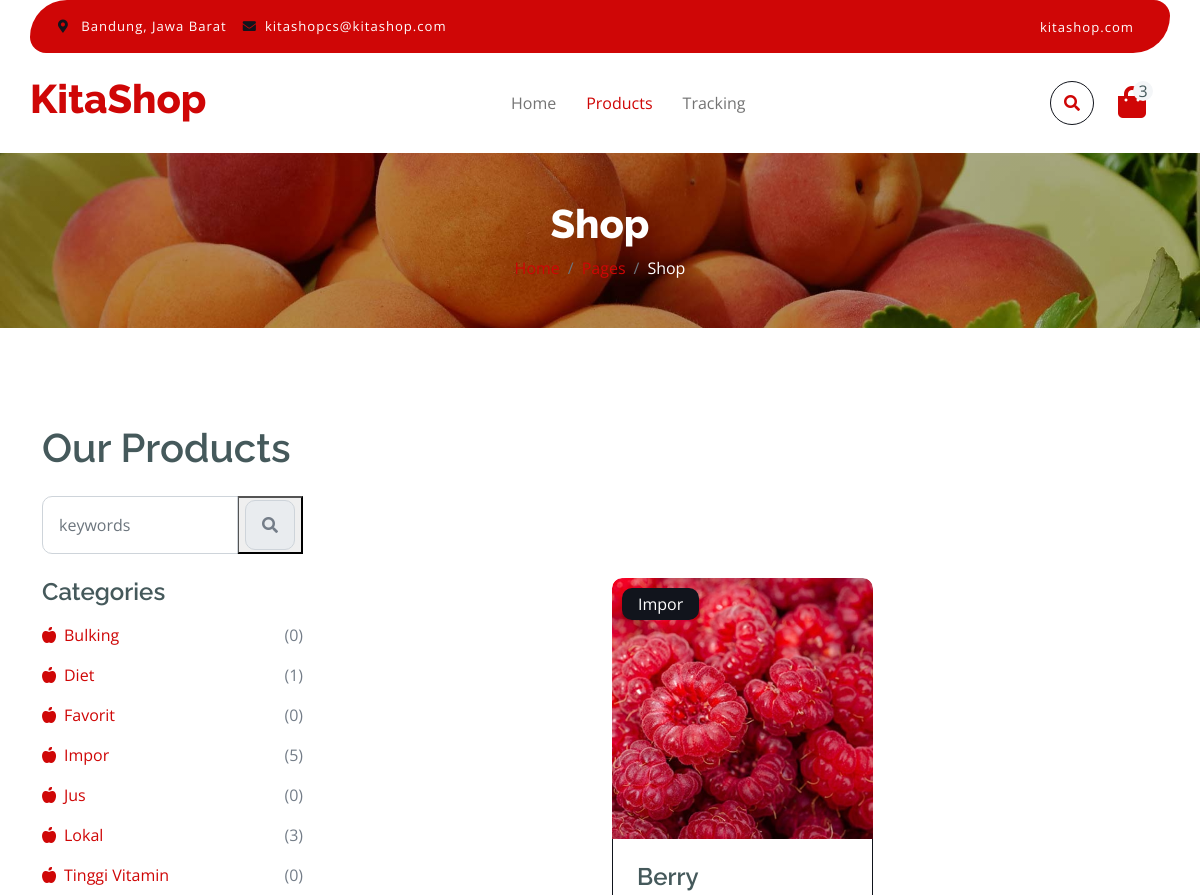
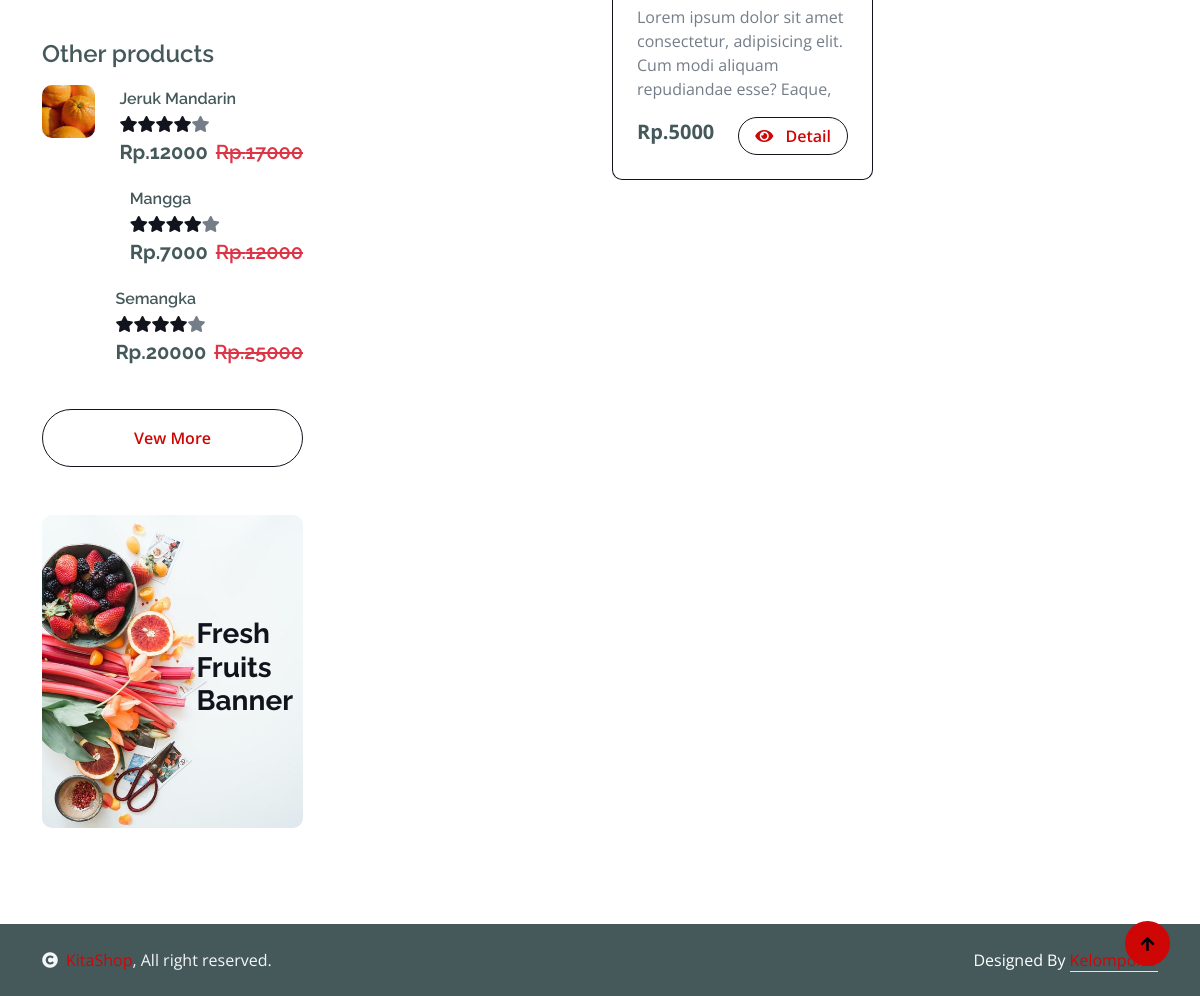
/search.php?keyword=Berry, run on the app's committed database (2 pictures, top to bottom).
### tables this page shows
CREATE TABLE `category` (
  `category_id` int(11) NOT NULL,
  `category_name` varchar(23) NOT NULL
);

CREATE TABLE `product` (
  `product_id` int(11) NOT NULL,
  `product_name` varchar(56) NOT NULL,
  `product_pict` text NOT NULL,
  `product_description` text NOT NULL,
  `product_category` int(11) NOT NULL,
  `product_sub_category` int(11) DEFAULT NULL,
  `product_price` int(11) NOT NULL,
  `product_stock` int(11) NOT NULL,
  `product_status` int(2) NOT NULL
);

### function/search.php (called while the page is built)
<?php
require_once './config/database.php';
function read($keyword)
{
    global $conn;
    $query = "SELECT product_id, product_name, product_pict, product_description, product_category, product_price, category_name
              FROM product
              JOIN category ON product.product_category = category.category_id
              WHERE product_status = 1 AND product_name LIKE '%$keyword%' OR category_name LIKE '%$keyword%' OR product_description LIKE '%$keyword%'
              ORDER BY product_id DESC";
    $result = mysqli_query($conn, $query);
    $rows = [];
    while ($row = mysqli_fetch_assoc($result)) {
        $rows[] = $row;
    }
    return $rows;
}
function other()
{
    global $conn;
    $query = "SELECT product_id, product_name, product_pict, product_description, product_category, product_price, category_name FROM product JOIN category ON product.product_category = category.category_id WHERE product_status = 1 ORDER BY product_id DESC LIMIT 3";
    $result = mysqli_query($conn, $query);
    $rows = [];
    while ($row = mysqli_fetch_assoc($result)) {
        $rows[] = $row;
    }
    return $rows;
}
function category()
{
    global $conn;
    $query = "SELECT c.category_id, c.category_name, COUNT(p.product_id) AS total_product
              FROM category c
              LEFT JOIN product p ON p.product_category = c.category_id
              GROUP BY c.category_id, c.category_name
              ORDER BY c.category_name ASC";
    $result = mysqli_query($conn, $query);
    $rows = [];
    while ($row = mysqli_fetch_assoc($result)) {
        $rows[] = $row;
    }
    return $rows;
}

### search.php (the view, shortened to what this page needs)
<?php
require_once 'function/search.php';
?>
<!DOCTYPE html>
<html lang="en">
<?php
require_once 'layout/header.php';
?>
<body>
    <?php
    require_once 'layout/header.php';
    ?>
    <?php
    require_once 'layout/navbar.php';
    ?>
    <div class="container-fluid page-header py-5">
        <h1 class="text-center text-white display-6">Shop</h1>
        <ol class="breadcrumb justify-content-center mb-0">
            <li class="breadcrumb-item"><a href="#">Home</a></li>
            <li class="breadcrumb-item"><a href="#">Pages</a></li>
            <li class="breadcrumb-item active text-white">Shop</li>
        </ol>
    </div>
    <div class="container-fluid fruite py-5">
        <div class="container py-5">
            <h1 class="mb-4">Our Products</h1>
            <div class="row g-4">
                <div class="col-lg-12">
                    <div class="row g-4 mb-4">
                        <div class="col-xl-3">
                            <form action="" action="POST">
                                <div class="input-group w-100 mx-auto d-flex">
                                    <input type="search" class="form-control p-3" name="keyword" placeholder="keywords" aria-describedby="search-icon-1">
                                    <button type="submit" name="search">
                                        <span id="search-icon-1" class="input-group-text p-3"><i class="fa fa-search"></i></span>
                                    </button>
                                </div>
                            </form>
                        </div>
                        <div class="col-6"></div>
                        <div class="col-xl-3">
                        </div>
                    </div>
                    <div class="row g-4">
                        <div class="col-lg-3">
                            <div class="row g-4">
                                <div class="col-lg-12">
                                    <div class="mb-3">
                                        <h4>Categories</h4>
                                        <ul class="list-unstyled fruite-categorie">
                                            <?php
                                            $rows = category();
                                            foreach ($rows as $row) {
                                            ?>
                                                <li>
                                                    <div class="d-flex justify-content-between fruite-name">
                                                        <a href="#"><i class="fas fa-apple-alt me-2"></i><?= $row['category_name']; ?></a>
                                                        <span>(<?= $row['total_product']; ?>)</span>
                                                    </div>
                                                </li>
                                            <?php } ?>
                                        </ul>
                                    </div>
                                </div>
                                <div class="col-lg-12">
                                    <h4 class="mb-3">Other products</h4>
                                    <?php
                                    $rows = other();
                                    foreach ($rows as $row) {
                                    ?>
                                        <div class="d-flex align-items-center justify-content-start">
                                            <div class="rounded me-4" style="width: 100px; height: 100px;">
                                                <img src="./assets/uploads/<?= $row['product_pict']; ?>" class="img-fluid rounded" alt="">
                                            </div>
                                            <div>
                                                <h6 class="mb-2"><?= $row['product_name']; ?></h6>
                                                <div class="d-flex mb-2">
                                                    <i class="fa fa-star text-secondary"></i>
                                                    <i class="fa fa-star text-secondary"></i>
                                                    <i class="fa fa-star text-secondary"></i>
                                                    <i class="fa fa-star text-secondary"></i>
                                                    <i class="fa fa-star"></i>
                                                </div>
                                                <div class="d-flex mb-2">
                                                    <h5 class="fw-bold me-2">Rp.<?= $row['product_price']; ?></h5>
                                                    <h5 class="text-danger text-decoration-line-through">Rp.<?= $row['product_price'] + 5000; ?></h5>
                                                </div>
                                            </div>
                                        </div>
                                    <?php } ?>
                                    <div class="d-flex justify-content-center my-4">
                                        <a href="product.php" class="btn border border-secondary px-4 py-3 rounded-pill text-primary w-100">Vew More</a>
                                    </div>
                                </div>
                                <div class="col-lg-12">
                                    <div class="position-relative">
                                        <img src="./assets/frontend/img/banner-fruits.jpg" class="img-fluid w-100 rounded" alt="">
                                        <div class="position-absolute" style="top: 50%; right: 10px; transform: translateY(-50%);">
                                            <h3 class="text-secondary fw-bold">Fresh <br> Fruits <br> Banner</h3>
                                        </div>
                                    </div>
                                </div>
                            </div>
                        </div>
                        <div class="col-lg-9">
                            <div class="row g-4 justify-content-center">
                                <?php
                                $keyword = $_GET['keyword'];
                                $rows = read($keyword);
                                foreach ($rows as $row) {
                                ?>
                                    <div class="col-md-6 col-lg-6 col-xl-4">
                                        <div class="rounded position-relative fruite-item">
                                            <div class="fruite-img">
                                                <img src="./assets/uploads/<?= $row['product_pict']; ?>" class="img-fluid w-100 rounded-top" alt="">
                                            </div>
                                            <div class="text-white bg-secondary px-3 py-1 rounded position-absolute" style="top: 10px; left: 10px;"><?= $row['category_name']; ?></div>
                                            <div class="p-4 border border-secondary border-top-0 rounded-bottom">
                                                <h4><?= $row['product_name']; ?></h4>
                                                <p><?= substr($row['product_description'], 0, 100); ?></p>
                                                <div class="d-flex justify-content-between flex-lg-wrap">
                                                    <p class="text-dark fs-5 fw-bold mb-0">Rp.<?= $row['product_price']; ?></p>
                                                    <a href="detail.php?id=<?= $row['product_id']; ?>" class="btn border border-secondary rounded-pill px-3 text-primary"><i class="fa fa-eye me-2 text-primary"></i> Detail</a>
                                                </div>
                                            </div>
                                        </div>
                                    </div>
                                <?php } ?>
                            </div>
                        </div>
                    </div>
                </div>
            </div>
        </div>
    </div>
    <?php
    require_once 'layout/footer.php';
    ?>
    <a href="#" class="btn btn-primary border-3 border-primary rounded-circle back-to-top"><i class="fa fa-arrow-up"></i></a>
</body>
</html>

### assets/frontend/css/style.css (style rules this page uses)
.back-to-top { position: fixed; right: 30px; bottom: 30px; display: flex; width: 45px; height: 45px; align-items: center; justify-content: center; transition: 0.5s; z-index: 99; }
.btn { font-weight: 600; transition: 0.5s; }
.btn.border-secondary { transition: 0.5s; }
.page-header { position: relative; background: linear-gradient(rgba(0, 0, 0, 0.3), rgba(0, 0, 0, 0.3)), url(../img/cart-page-header-img.jpg); background-position: center center; background-repeat: no-repeat; background-size: cover; }
@media (min-width: 992px) { .hero-header, .page-header { margin-top: 152px !important; } }
.fruite .fruite-categorie .fruite-name { line-height: 40px; }
.fruite .fruite-categorie .fruite-name a { transition: 0.5s; }
.fruite .fruite-item { height: 100%; transition: 0.5s; }
.fruite .fruite-item .fruite-img { overflow: hidden; transition: 0.5s; border-radius: 10px 10px 0 0; }
.fruite .fruite-item .fruite-img img { transition: 0.5s; }

### data on the page
category: category_name "Bulking", total_product "0"
category: category_name "Diet", total_product "1"
category: category_name "Favorit", total_product "0"
category: category_name "Impor", total_product "5"
category: category_name "Jus", total_product "0"
category: category_name "Lokal", total_product "3"
category: category_name "Tinggi Vitamin", total_product "0"
product: product_pict (picture), product_name "Jeruk Mandarin", product_price "12000", $row['product_price'] + 5000 "17000"
product: product_name "Mangga", product_price "7000", $row['product_price'] + 5000 "12000"
product: product_name "Semangka", product_price "20000", $row['product_price'] + 5000 "25000"
product: product_pict (picture), product_category.category_name "Impor", product_name "Berry", product_description "Lorem ipsum dolor sit amet consectetur, adipisicing elit. Cum modi aliquam repudiandae esse? Eaque,", product_price "5000"
